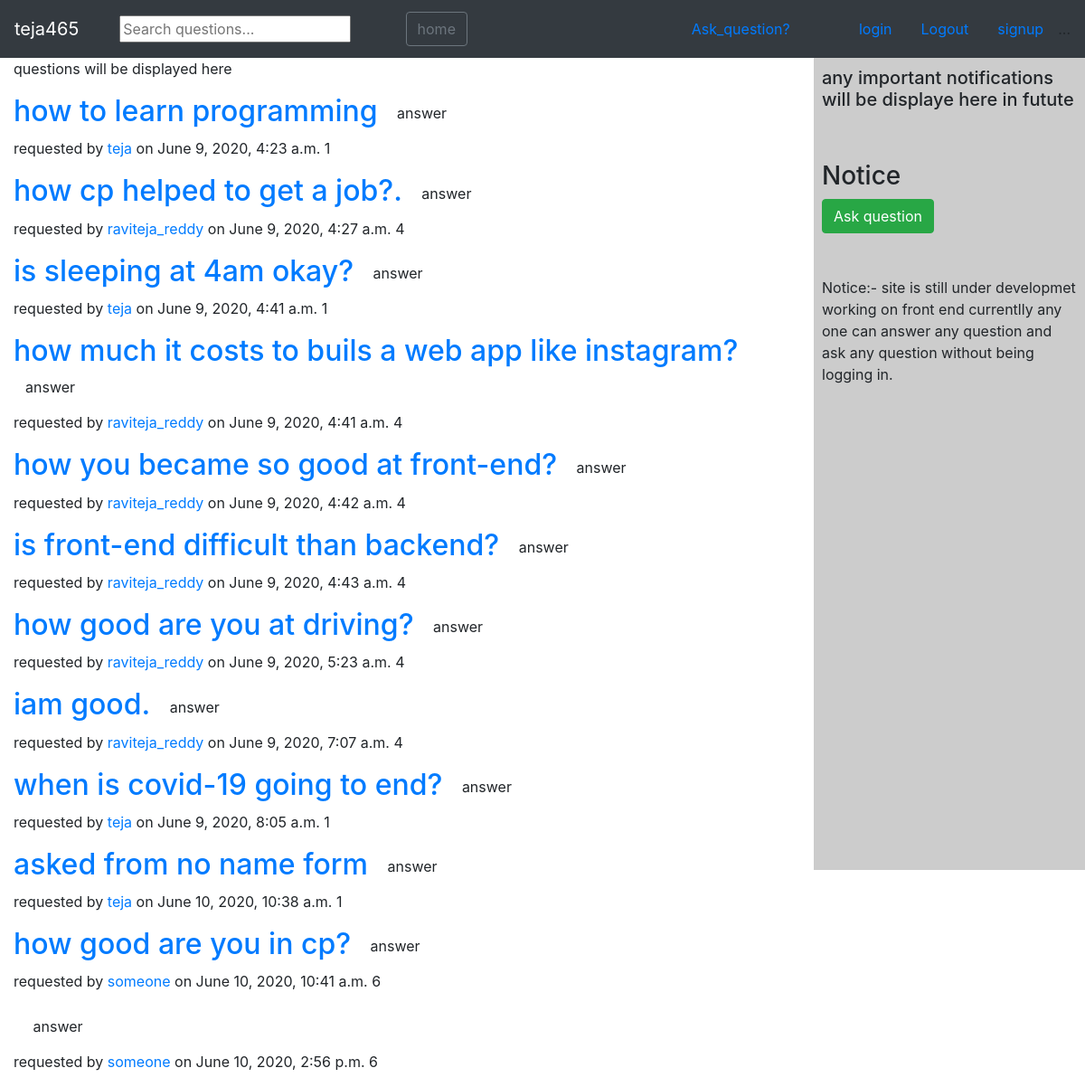
The page / on the database its author committed.
### myapp/models.py (models this page shows, shortened)
class questions_model(models.Model):
    author = models.ForeignKey(User,on_delete=models.CASCADE,related_name='questions')
    question = models.TextField()
    date=models.DateTimeField(default=timezone.now)

### myapp/views.py (the view)
# urls.py: path('', views.index_view),
def index_view(request):
    questions=questions_model.objects.all()
    return render(request,'home.html',{'questions':questions})
    print(request.user.id,'aaaaaaaaaaaaaaaaaaaaaaaaaaaaaaaaaaaaaaaaaaaaaaaaaaaaaaaaaaaaaaa')

### templates/home.html (shortened to what this page needs)
<!DOCTYPE html>
{% extends 'base.html'%}
{% block content%}
<div class="content">
  <p>questions will be displayed here</p>
  {% for question in questions%}
  <div class="question_heading">
    <h2> <a href="detail/{{question.id}}">{{question.question}}&nbsp;<a href="http://127.0.0.1:8000/answer/{{question.id}}" class='btn'>answer</a> </a> </h2>
    <p>requested by <a href="http://127.0.0.1:8000/profile/{{question.author.id}}" >{{question.author}}</a> on {{question.date}} {{question.author.id}}
    </p>
  </div>
  {% endfor%}
</div>
{% endblock%}
{% block sidebar%}
<div class="sidebar">
  <h5>any important notifications will be displaye here in futute</h5>
  <br><br>
<h3>Notice</h3>
  <a href="http://127.0.0.1:8000/ask/" class="btn btn-success">Ask question</a>
  <br><br><br>
<p>Notice:- site is still under developmet working on front end currentlly any one can answer any question and ask any question without being logging in.
</p>
<div class="spacing_div">
</div>
</div>
{% endblock%}

### templates/base.html (shortened to what this page needs)
<!DOCTYPE html>
{% load static%}
<html lang="en" dir="ltr">
  <head>
    <link rel="stylesheet" href="{% static "index.css"%}">
     <link rel="stylesheet" href="{% static "bootstrap.css"%}">
  </head>
  <body>
    <nav class="navbar navbar-expand-sm bg-dark navbar-dark">
      <a class="navbar-brand" href="http://127.0.0.1:8000/" >teja465</a>
      <input  type="text" placeholder="Search questions...">
      <a href="http://127.0.0.1:8000/" class="btn btn-outline-secondary">home</a>
  <a href="http://127.0.0.1:8000/ask/">Ask_question?</a>
      <a class="nav-link" href="#">login</a>
      <a class="nav-link" href="#">Logout</a>
      <a class="nav-link" href="#">signup</a>
      ...
    </nav>
{%  block content %}
{% endblock%}
{%  block sidebar %}
{% endblock%}
  </body>
</html>

### static/index.css (style rules this page uses)
.content { float:left; padding: 0 0 0 15px; width: 70% }
.sidebar { float:right; padding: 10px 10px 0 9px ; width: 25%; background-color: #cccccc; }
.spacing_div { padding-bottom: 520px; }

### rows shown on the page
questions_model: question "how to learn programming", author "teja", date "June 9, 2020, 4:23 a.m.", author.id "1"
questions_model: question "how cp helped to get a job?.", author "raviteja_reddy", date "June 9, 2020, 4:27 a.m.", author.id "4"
questions_model: question "is sleeping at 4am okay?", author "teja", date "June 9, 2020, 4:41 a.m.", author.id "1"
questions_model: question "how much it costs to buils a web app like instagram?", author "raviteja_reddy", date "June 9, 2020, 4:41 a.m.", author.id "4"
questions_model: question "how you became so good at front-end?", author "raviteja_reddy", date "June 9, 2020, 4:42 a.m.", author.id "4"
questions_model: question "is front-end difficult than backend?", author "raviteja_reddy", date "June 9, 2020, 4:43 a.m.", author.id "4"
questions_model: question "how good are you at driving?", author "raviteja_reddy", date "June 9, 2020, 5:23 a.m.", author.id "4"
questions_model: question "iam good.", author "raviteja_reddy", date "June 9, 2020, 7:07 a.m.", author.id "4"
questions_model: question "when is covid-19 going to end?", author "teja", date "June 9, 2020, 8:05 a.m.", author.id "1"
questions_model: question "asked from no name form", author "teja", date "June 10, 2020, 10:38 a.m.", author.id "1"
questions_model: question "how good are you in cp?", author "someone", date "June 10, 2020, 10:41 a.m.", author.id "6"
questions_model: author "someone", date "June 10, 2020, 2:56 p.m.", author.id "6"
